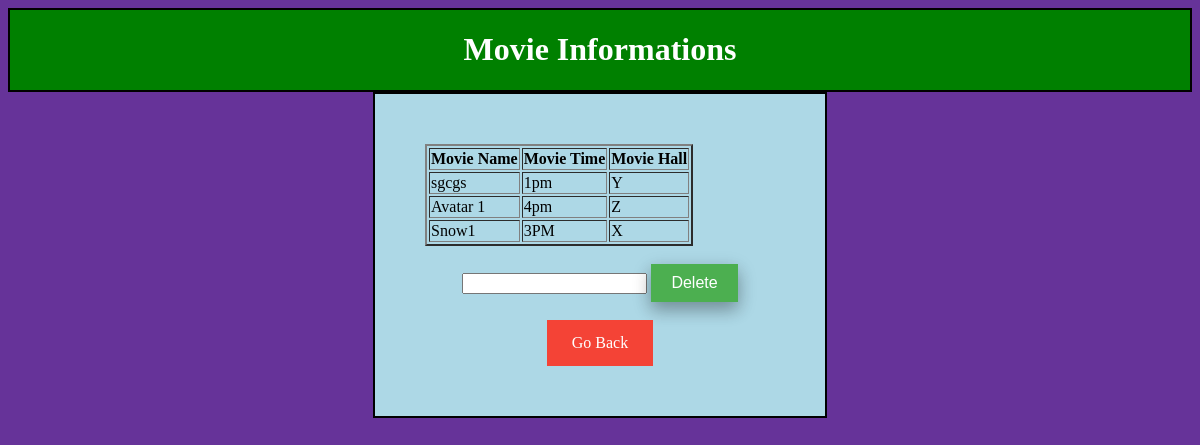
Page /Admin_View/moviedetails.php on the committed database.
### tables this page shows
CREATE TABLE `movie_detail` (
  `Movie_ID` int(11) NOT NULL,
  `Movie_name` varchar(100) NOT NULL,
  `Movie_time` varchar(100) NOT NULL,
  `Movie_hall` varchar(100) NOT NULL,
  `Movie_picture` varchar(100) NOT NULL
);

### Admin_View/moviedetails.php (the view, shortened to what this page needs)
<html>
    <head>
        <link rel="stylesheet" href="../Admin_CSS/movie.css">
    </head>
    <body>
        <div class="header">
    <h1>Movie Informations</h1>
</div>
        <form action="" method="POST">
   <table border="2">
    <tr>
        <th>Movie Name</th>
        <th>Movie Time</th>
        <th>Movie Hall</th>
    </tr>
    <?php
       $servername="localhost";
       $username="root";
       $password="";
       $dbname="web_project";
       $tablename="movie_detail";
$conn=new mysqli($servername,$username,$password,$dbname);
$sql="SELECT Movie_name,Movie_time,Movie_hall FROM $tablename ";
$result=$conn->query($sql);
if($result->num_rows>0){
    while($row=$result->fetch_assoc()){
      echo "<tr><td>".$row["Movie_name"]."
      </td><td>".$row["Movie_time"]."
      </td><td>".$row["Movie_hall"]."</td></tr>";
    }
    echo "</table>";
}
else{
    echo "No record founds";
}
    ?>
   <br>
   <input type="number" name="m_id">
   <input type="submit" name="del" value="Delete" class="button b1">
   <br><br>
   <a href="../Admin_View/Admin_Homepage.php">Go Back</a>
    </body>
</html>

### Admin_CSS/movie.css (style rules this page uses)
.header { border: 2px solid black; background-color: green; color: white; text-align: center; }
form { border: 2px solid black; background-color: lightblue; color: white; text-align: center; width: 350px; margin: auto; padding: 50px; }
body { background-color: rebeccapurple; }
a:link, a:visited { background-color: #f44336; color: white; padding: 14px 25px; text-align: center; text-decoration: none; display: inline-block; }
.button { box-shadow: 0 8px 16px 0 rgba(0,0,0,0.2), 0 6px 20px 0 rgba(0,0,0,0.19); background-color: #4CAF50; border: none; color: white; padding: 10px 20px; text-align: center; text-decoration: none; display: inline-block; font-size: 16px; margin: auto; cursor: pointer; transition: 0.25s; }

### rows in the picture
movie_detail: Movie_name "sgcgs", Movie_time "1pm", Movie_hall "Y"
movie_detail: Movie_name "Avatar 1", Movie_time "4pm", Movie_hall "Z"
movie_detail: Movie_name "Snow1", Movie_time "3PM", Movie_hall "X"
